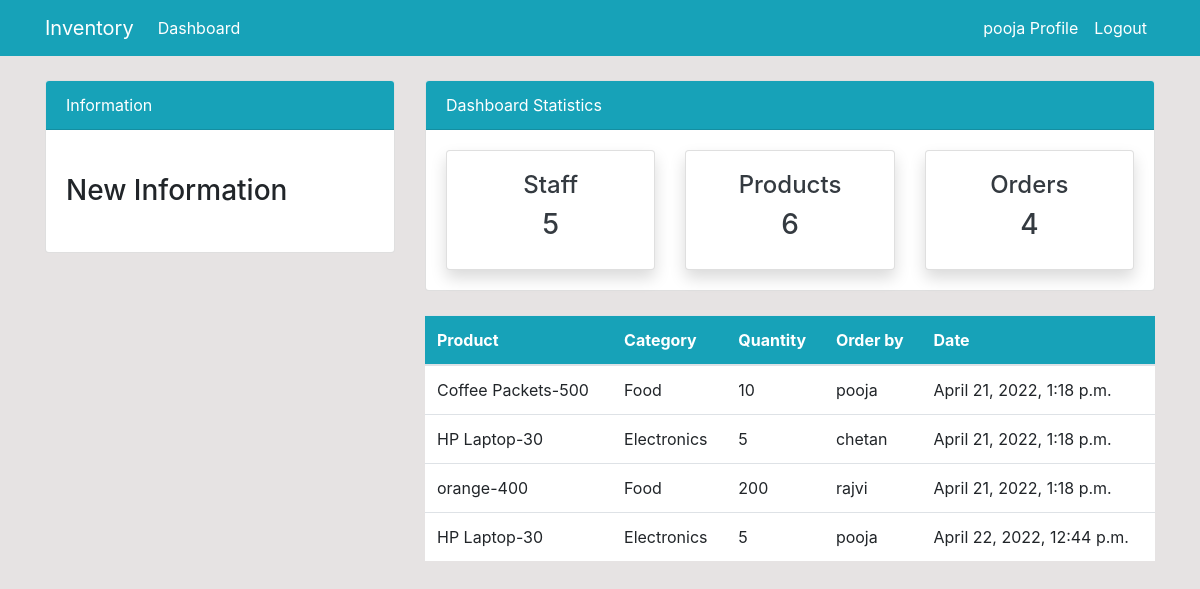
Page /order/ (signed in) on the earlier database version.
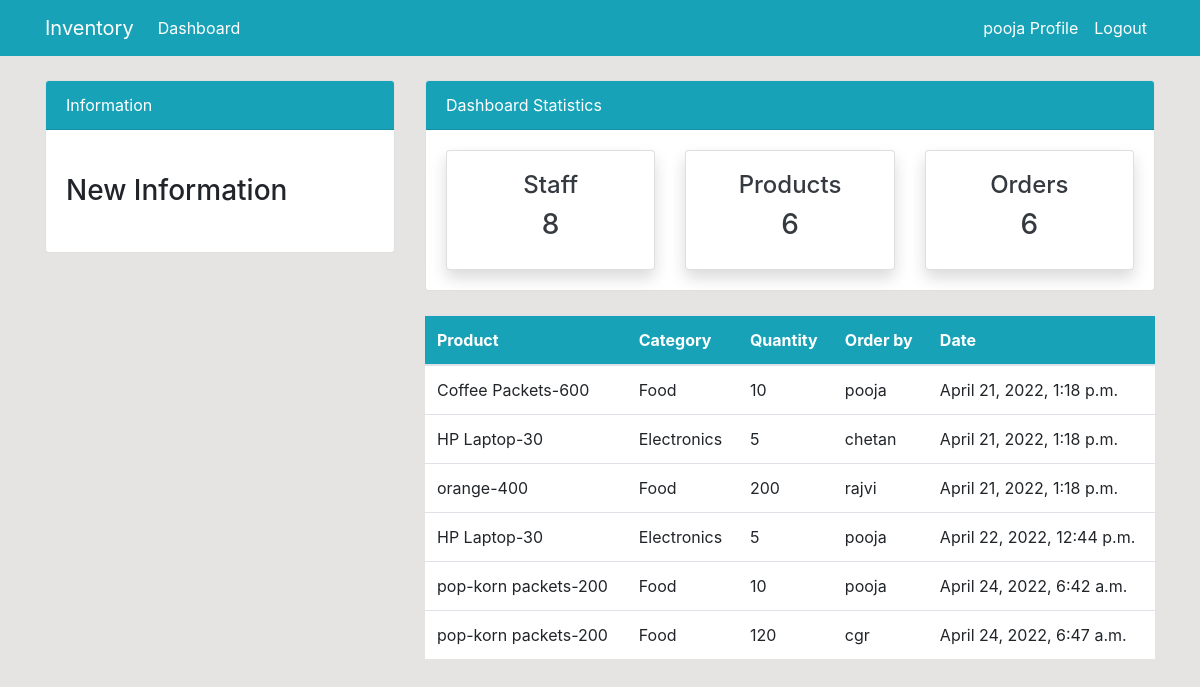
Same page on the later database version.
### Inventoryapp/models.py (models this page shows, shortened)
class Order(models.Model):
    product = models.ForeignKey(Product, on_delete=models.CASCADE, null=True)
    staff = models.ForeignKey(User, models.CASCADE, null=True)
    order_quantity = models.PositiveIntegerField(null=True)
    date = models.DateTimeField(auto_now_add=True)
    class Meta:
        verbose_name_plural = 'Order'

class Product(models.Model):
    name = models.CharField(max_length=100, null=True)
    category = models.CharField(max_length=20, choices=CATEGORY, null=True)
    quantity = models.PositiveIntegerField(null=True)
    class Meta:
        verbose_name_plural = 'Product'
    def __str__(self):
        return f'{self.name}-{self.quantity}'

### Inventoryapp/views.py (the view)
# urls.py: path('order/', views.order, name='dashboard-order'),
@login_required(login_url='user-login')
def order(request):
    orders = Order.objects.all()
    workers_count = User.objects.all().count()
    product_count = Product.objects.all().count()
    order_count = orders.count()
    context = {
        'orders' : orders,
        'workers_count' : workers_count,
        'product_count' : product_count,
        'order_count' :order_count,
    }
    return render(request, 'dashboard/order.html', context)

### templates/dashboard/order.html (shortened to what this page needs)
 {% extends 'partials/base.html' %}
{% block content %}
{% include 'partials/topnav.html'  %}
<div class="container">
    <div class="row my-4">
        <div class="col-md-4">
        </div>
        <div class="col-md-8">
            <table class="table bg-white">
                <thead class="bg-info">
                    <tr class="text-white">
                        <th scope="col">Product</th>
                        <th scope="col">Category</th>
                        <th scope="col">Quantity</th>
                        <th scope="col">Order by</th>
                        <th scope="col">Date</th>
                    </tr>
                </thead>
                <tbody>
                    {% for o in orders %}
                    <tr>
                        <td>{{o.product}}</td>
                        <td>{{o.product.category}}</td>
                        <td>{{o.order_quantity}}</td>
                        <td>{{o.staff.username}}</td>
                        <td>{{o.date}}</td>
                    </tr>
                    {% endfor %}
                </tbody>
            </table>
        </div>
    </div>
</div>
{% endblock  %}

### templates/partials/base.html (shortened to what this page needs)
 <!doctype html>
<html lang="en">
  <head>
    {% load static %}
    <link rel="stylesheet" href="https://cdn.jsdelivr.net/npm/bootstrap@4.6.1/dist/css/bootstrap.min.css">
    <link rel="stylesheet" href="{% static 'style.css' %}">
  </head>
  <body>
    {% include 'partials/nav.html'  %}
    {% block content %}{% endblock  %}
  </body>
</html>

### templates/partials/nav.html (shortened to what this page needs)
<nav class="navbar navbar-expand-lg navbar-info bg-info">
    <div class="container">
        {% if user.is_authenticated %}
            <a class="navbar-brand text-white" href="{% url 'dashboard-index' %}">Inventory</a>
            <div class="collapse navbar-collapse" id="navbarSupportedContent">
                <ul class="navbar-nav mr-auto">
                    <li class="nav-item active">
                        <a class="nav-link text-white" href="{% url 'dashboard-index' %}">Dashboard </a>
                    </li>
                </ul>
                <ul class="navbar-nav ml-auto">
                    <li class="nav-item active">
                        <a class="nav-link text-white" href="{% url 'user-profile' %}">{{user.username}} Profile
                            <span class="sr-only">(current)</span></a>
                    </li>
                    <li class="nav-item">
                        <a class="nav-link text-white" href="{% url 'user-logout' %}">Logout</a>
                    </li>
                </ul>
            </div>
        {% endif %}
    </div>
</nav>

### templates/partials/topnav.html (shortened to what this page needs)
<div class="container">
<div class="row">
    <div class="col-md-4 mt-4">
        <div class="card">
            <div class="card-header bg-info text-white">
                Information
            </div>
            <div class="card-body">
                <marquee behavior="" direction="">
                    <h3 class="my-4">New Information</h3>
                </marquee>
            </div>
        </div>
    </div>
    <div class="col-md-8 mt-4">
        <div class="card">
            <div class="card-header bg-info text-white">
                Dashboard Statistics
            </div>
            <div class="card-body">
                <div class="row">
                    <div class="col-md-4">
                        <a class="text-decoration-none text-dark" href="{% url 'dashboard-staff' %}">
                            <div class="card my-card shadow">
                                <div class="card-body text-center">
                                    <h4>Staff </h4>
                                    <h3>{{ workers_count }}</h3>
                                </div>
                            </div>
                        </a>
                    </div>
                    <div class="col-md-4">
                        <a class="text-decoration-none text-dark" href="{% url 'dashboard-products' %}">
                            <div class="card my-card shadow">
                                <div class="card-body text-center">
                                    <h4>Products </h4>
                                    <h3>{{ product_count }}</h3>
                                </div>
                            </div>
                        </a>
                    </div>
                    <div class="col-md-4">
                        <a class="text-decoration-none text-dark" href="{% url 'dashboard-order' %}">
                            <div class="card my-card shadow">
                                <div class="card-body text-center">
                                    <h4>Orders </h4>
                                    <h3>{{ order_count }}</h3>
                                </div>
                            </div>
                        </a>
                    </div>
                </div>
            </div>
        </div>
    </div>
</div>
</div>

### static/style.css (style rules this page uses)
body { background: rgb(230, 227, 227); }

Differences in the rows shown:
changed through a linked row, Order: product "Coffee Packets-500" → "Coffee Packets-600"
added Order: product "pop-korn packets-200", product.category "Food", order_quantity "10", staff.username "pooja", date "April 24, 2022, 6:42 a.m."
added Order: product "pop-korn packets-200", product.category "Food", order_quantity "120", staff.username "cgr", date "April 24, 2022, 6:47 a.m."
Other differences:
{{ workers_count }}: "5" → "8"
{{ order_count }}: "4" → "6"
